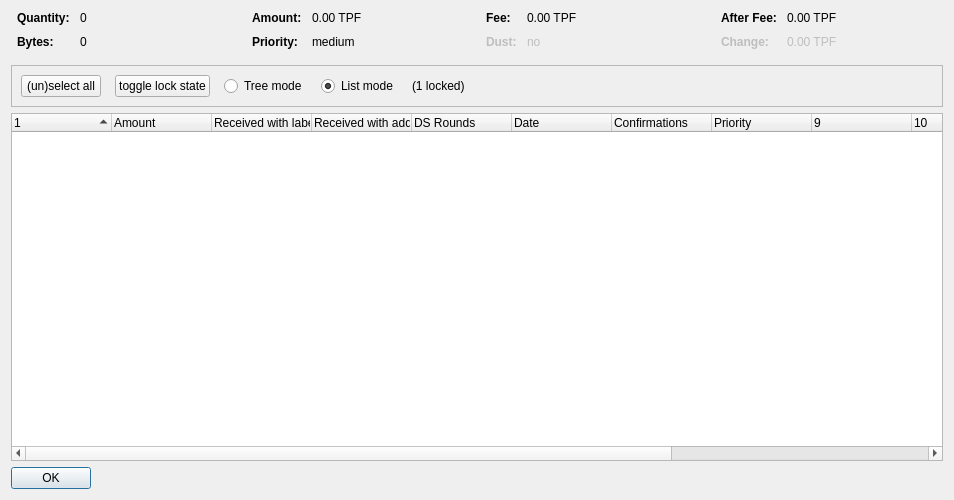
<?xml version="1.0" encoding="UTF-8"?>
<ui version="4.0">
 <class>CoinControlDialog</class>
 <widget class="QDialog" name="CoinControlDialog">
  <property name="geometry">
   <rect>
    <x>0</x>
    <y>0</y>
    <width>954</width>
    <height>500</height>
   </rect>
  </property>
  <property name="windowTitle">
   <string>Coin Selection</string>
  </property>
  <layout class="QVBoxLayout" name="verticalLayout">
   <item>
    <layout class="QHBoxLayout" name="horizontalLayoutTop" stretch="0,0,0,0">
     <property name="topMargin">
      <number>0</number>
     </property>
     <property name="bottomMargin">
      <number>10</number>
     </property>
     <item>
      <layout class="QFormLayout" name="formLayoutCoinControl1">
       <property name="horizontalSpacing">
        <number>10</number>
       </property>
       <property name="verticalSpacing">
        <number>10</number>
       </property>
       <property name="leftMargin">
        <number>6</number>
       </property>
       <property name="rightMargin">
        <number>6</number>
       </property>
       <item row="0" column="0">
        <widget class="QLabel" name="labelCoinControlQuantityText">
         <property name="font">
          <font>
           <weight>75</weight>
           <bold>true</bold>
          </font>
         </property>
         <property name="text">
          <string>Quantity:</string>
         </property>
        </widget>
       </item>
       <item row="0" column="1">
        <widget class="QLabel" name="labelCoinControlQuantity">
         <property name="cursor">
          <cursorShape>IBeamCursor</cursorShape>
         </property>
         <property name="contextMenuPolicy">
          <enum>Qt::ActionsContextMenu</enum>
         </property>
         <property name="text">
          <string notr="true">0</string>
         </property>
         <property name="textInteractionFlags">
          <set>Qt::LinksAccessibleByMouse|Qt::TextSelectableByKeyboard|Qt::TextSelectableByMouse</set>
         </property>
        </widget>
       </item>
       <item row="1" column="0">
        <widget class="QLabel" name="labelCoinControlBytesText">
         <property name="font">
          <font>
           <weight>75</weight>
           <bold>true</bold>
          </font>
         </property>
         <property name="text">
          <string>Bytes:</string>
         </property>
        </widget>
       </item>
       <item row="1" column="1">
        <widget class="QLabel" name="labelCoinControlBytes">
         <property name="cursor">
          <cursorShape>IBeamCursor</cursorShape>
         </property>
         <property name="contextMenuPolicy">
          <enum>Qt::ActionsContextMenu</enum>
         </property>
         <property name="text">
          <string notr="true">0</string>
         </property>
         <property name="textInteractionFlags">
          <set>Qt::LinksAccessibleByMouse|Qt::TextSelectableByKeyboard|Qt::TextSelectableByMouse</set>
         </property>
        </widget>
       </item>
      </layout>
     </item>
     <item>
      <layout class="QFormLayout" name="formLayoutCoinControl2">
       <property name="horizontalSpacing">
        <number>10</number>
       </property>
       <property name="verticalSpacing">
        <number>10</number>
       </property>
       <property name="leftMargin">
        <number>6</number>
       </property>
       <property name="rightMargin">
        <number>6</number>
       </property>
       <item row="0" column="0">
        <widget class="QLabel" name="labelCoinControlAmountText">
         <property name="font">
          <font>
           <weight>75</weight>
           <bold>true</bold>
          </font>
         </property>
         <property name="text">
          <string>Amount:</string>
         </property>
        </widget>
       </item>
       <item row="0" column="1">
        <widget class="QLabel" name="labelCoinControlAmount">
         <property name="cursor">
          <cursorShape>IBeamCursor</cursorShape>
         </property>
         <property name="contextMenuPolicy">
          <enum>Qt::ActionsContextMenu</enum>
         </property>
         <property name="text">
          <string notr="true">0.00 TPF</string>
         </property>
         <property name="textInteractionFlags">
          <set>Qt::LinksAccessibleByMouse|Qt::TextSelectableByKeyboard|Qt::TextSelectableByMouse</set>
         </property>
        </widget>
       </item>
       <item row="1" column="0">
        <widget class="QLabel" name="labelCoinControlPriorityText">
         <property name="font">
          <font>
           <weight>75</weight>
           <bold>true</bold>
          </font>
         </property>
         <property name="text">
          <string>Priority:</string>
         </property>
        </widget>
       </item>
       <item row="1" column="1">
        <widget class="QLabel" name="labelCoinControlPriority">
         <property name="cursor">
          <cursorShape>IBeamCursor</cursorShape>
         </property>
         <property name="contextMenuPolicy">
          <enum>Qt::ActionsContextMenu</enum>
         </property>
         <property name="text">
          <string>medium</string>
         </property>
         <property name="textInteractionFlags">
          <set>Qt::LinksAccessibleByMouse|Qt::TextSelectableByKeyboard|Qt::TextSelectableByMouse</set>
         </property>
        </widget>
       </item>
      </layout>
     </item>
     <item>
      <layout class="QFormLayout" name="formLayoutCoinControl3">
       <property name="horizontalSpacing">
        <number>10</number>
       </property>
       <property name="verticalSpacing">
        <number>10</number>
       </property>
       <property name="leftMargin">
        <number>6</number>
       </property>
       <property name="rightMargin">
        <number>6</number>
       </property>
       <item row="0" column="0">
        <widget class="QLabel" name="labelCoinControlFeeText">
         <property name="font">
          <font>
           <weight>75</weight>
           <bold>true</bold>
          </font>
         </property>
         <property name="text">
          <string>Fee:</string>
         </property>
        </widget>
       </item>
       <item row="0" column="1">
        <widget class="QLabel" name="labelCoinControlFee">
         <property name="cursor">
          <cursorShape>IBeamCursor</cursorShape>
         </property>
         <property name="contextMenuPolicy">
          <enum>Qt::ActionsContextMenu</enum>
         </property>
         <property name="text">
          <string notr="true">0.00 TPF</string>
         </property>
         <property name="textInteractionFlags">
          <set>Qt::LinksAccessibleByMouse|Qt::TextSelectableByKeyboard|Qt::TextSelectableByMouse</set>
         </property>
        </widget>
       </item>
       <item row="1" column="0">
        <widget class="QLabel" name="labelCoinControlLowOutputText">
         <property name="enabled">
          <bool>false</bool>
         </property>
         <property name="font">
          <font>
           <weight>75</weight>
           <bold>true</bold>
          </font>
         </property>
         <property name="text">
          <string>Dust:</string>
         </property>
        </widget>
       </item>
       <item row="1" column="1">
        <widget class="QLabel" name="labelCoinControlLowOutput">
         <property name="enabled">
          <bool>false</bool>
         </property>
         <property name="cursor">
          <cursorShape>IBeamCursor</cursorShape>
         </property>
         <property name="contextMenuPolicy">
          <enum>Qt::ActionsContextMenu</enum>
         </property>
         <property name="text">
          <string>no</string>
         </property>
         <property name="textInteractionFlags">
          <set>Qt::LinksAccessibleByMouse|Qt::TextSelectableByKeyboard|Qt::TextSelectableByMouse</set>
         </property>
        </widget>
       </item>
      </layout>
     </item>
     <item>
      <layout class="QFormLayout" name="formLayoutCoinControl4">
       <property name="horizontalSpacing">
        <number>10</number>
       </property>
       <property name="verticalSpacing">
        <number>10</number>
       </property>
       <property name="leftMargin">
        <number>6</number>
       </property>
       <property name="rightMargin">
        <number>6</number>
       </property>
       <item row="0" column="0">
        <widget class="QLabel" name="labelCoinControlAfterFeeText">
         <property name="font">
          <font>
           <weight>75</weight>
           <bold>true</bold>
          </font>
         </property>
         <property name="text">
          <string>After Fee:</string>
         </property>
        </widget>
       </item>
       <item row="0" column="1">
        <widget class="QLabel" name="labelCoinControlAfterFee">
         <property name="cursor">
          <cursorShape>IBeamCursor</cursorShape>
         </property>
         <property name="contextMenuPolicy">
          <enum>Qt::ActionsContextMenu</enum>
         </property>
         <property name="text">
          <string notr="true">0.00 TPF</string>
         </property>
         <property name="textInteractionFlags">
          <set>Qt::LinksAccessibleByMouse|Qt::TextSelectableByKeyboard|Qt::TextSelectableByMouse</set>
         </property>
        </widget>
       </item>
       <item row="1" column="0">
        <widget class="QLabel" name="labelCoinControlChangeText">
         <property name="enabled">
          <bool>false</bool>
         </property>
         <property name="font">
          <font>
           <weight>75</weight>
           <bold>true</bold>
          </font>
         </property>
         <property name="text">
          <string>Change:</string>
         </property>
        </widget>
       </item>
       <item row="1" column="1">
        <widget class="QLabel" name="labelCoinControlChange">
         <property name="enabled">
          <bool>false</bool>
         </property>
         <property name="cursor">
          <cursorShape>IBeamCursor</cursorShape>
         </property>
         <property name="contextMenuPolicy">
          <enum>Qt::ActionsContextMenu</enum>
         </property>
         <property name="text">
          <string notr="true">0.00 TPF</string>
         </property>
         <property name="textInteractionFlags">
          <set>Qt::LinksAccessibleByMouse|Qt::TextSelectableByKeyboard|Qt::TextSelectableByMouse</set>
         </property>
        </widget>
       </item>
      </layout>
     </item>
    </layout>
   </item>
   <item>
    <widget class="QFrame" name="frame">
     <property name="minimumSize">
      <size>
       <width>0</width>
       <height>40</height>
      </size>
     </property>
     <property name="frameShape">
      <enum>QFrame::StyledPanel</enum>
     </property>
     <property name="frameShadow">
      <enum>QFrame::Sunken</enum>
     </property>
     <layout class="QHBoxLayout" name="horizontalLayout">
      <item>
       <layout class="QHBoxLayout" name="horizontalLayoutPanel" stretch="0,0,0,0,0,0">
        <property name="spacing">
         <number>14</number>
        </property>
        <item>
         <widget class="QPushButton" name="pushButtonSelectAll">
          <property name="sizePolicy">
           <sizepolicy hsizetype="Maximum" vsizetype="Fixed">
            <horstretch>0</horstretch>
            <verstretch>0</verstretch>
           </sizepolicy>
          </property>
          <property name="text">
           <string>(un)select all</string>
          </property>
          <property name="autoDefault">
           <bool>false</bool>
          </property>
         </widget>
        </item>
        <item>
         <widget class="QPushButton" name="pushButtonToggleLock">
          <property name="sizePolicy">
           <sizepolicy hsizetype="Maximum" vsizetype="Fixed">
            <horstretch>0</horstretch>
            <verstretch>0</verstretch>
           </sizepolicy>
          </property>
          <property name="text">
           <string>toggle lock state</string>
          </property>
          <property name="autoDefault">
           <bool>false</bool>
          </property>
         </widget>
        </item>
        <item>
         <widget class="QRadioButton" name="radioTreeMode">
          <property name="sizePolicy">
           <sizepolicy hsizetype="Maximum" vsizetype="Fixed">
            <horstretch>0</horstretch>
            <verstretch>0</verstretch>
           </sizepolicy>
          </property>
          <property name="text">
           <string>Tree mode</string>
          </property>
         </widget>
        </item>
        <item>
         <widget class="QRadioButton" name="radioListMode">
          <property name="sizePolicy">
           <sizepolicy hsizetype="Maximum" vsizetype="Fixed">
            <horstretch>0</horstretch>
            <verstretch>0</verstretch>
           </sizepolicy>
          </property>
          <property name="text">
           <string>List mode</string>
          </property>
          <property name="checked">
           <bool>true</bool>
          </property>
         </widget>
        </item>
        <item>
         <widget class="QLabel" name="labelLocked">
          <property name="text">
           <string>(1 locked)</string>
          </property>
         </widget>
        </item>
        <item>
         <spacer name="horizontalSpacer">
          <property name="orientation">
           <enum>Qt::Horizontal</enum>
          </property>
          <property name="sizeHint" stdset="0">
           <size>
            <width>40</width>
            <height>20</height>
           </size>
          </property>
         </spacer>
        </item>
       </layout>
      </item>
     </layout>
    </widget>
   </item>
   <item>
    <widget class="CoinControlTreeWidget" name="treeWidget">
     <property name="contextMenuPolicy">
      <enum>Qt::CustomContextMenu</enum>
     </property>
     <property name="sortingEnabled">
      <bool>false</bool>
     </property>
     <property name="columnCount">
      <number>13</number>
     </property>
     <attribute name="headerShowSortIndicator" stdset="0">
      <bool>true</bool>
     </attribute>
     <attribute name="headerStretchLastSection">
      <bool>false</bool>
     </attribute>
     <column>
      <property name="text">
       <string/>
      </property>
     </column>
     <column>
      <property name="text">
       <string>Amount</string>
      </property>
     </column>
     <column>
      <property name="text">
       <string>Received with label</string>
      </property>
     </column>
     <column>
      <property name="text">
       <string>Received with address</string>
      </property>
     </column>
     <column>
      <property name="text">
       <string>DS Rounds</string>
      </property>
     </column>
     <column>
      <property name="text">
       <string>Date</string>
      </property>
     </column>
     <column>
      <property name="text">
       <string>Confirmations</string>
      </property>
      <property name="toolTip">
       <string>Confirmed</string>
      </property>
     </column>
     <column>
      <property name="text">
       <string>Priority</string>
      </property>
     </column>
     <column>
      <property name="text">
       <string/>
      </property>
     </column>
     <column>
      <property name="text">
       <string/>
      </property>
     </column>
     <column>
      <property name="text">
       <string/>
      </property>
     </column>
     <column>
      <property name="text">
       <string/>
      </property>
     </column>
     <column>
      <property name="text">
       <string/>
      </property>
     </column>
    </widget>
   </item>
   <item>
    <widget class="QDialogButtonBox" name="buttonBox">
     <property name="sizePolicy">
      <sizepolicy hsizetype="Maximum" vsizetype="Fixed">
       <horstretch>0</horstretch>
       <verstretch>0</verstretch>
      </sizepolicy>
     </property>
     <property name="orientation">
      <enum>Qt::Horizontal</enum>
     </property>
     <property name="standardButtons">
      <set>QDialogButtonBox::Ok</set>
     </property>
    </widget>
   </item>
  </layout>
 </widget>
 <customwidgets>
  <customwidget>
   <class>CoinControlTreeWidget</class>
   <extends>QTreeWidget</extends>
   <header>coincontroltreewidget.h</header>
  </customwidget>
 </customwidgets>
 <resources/>
 <connections/>
</ui>
